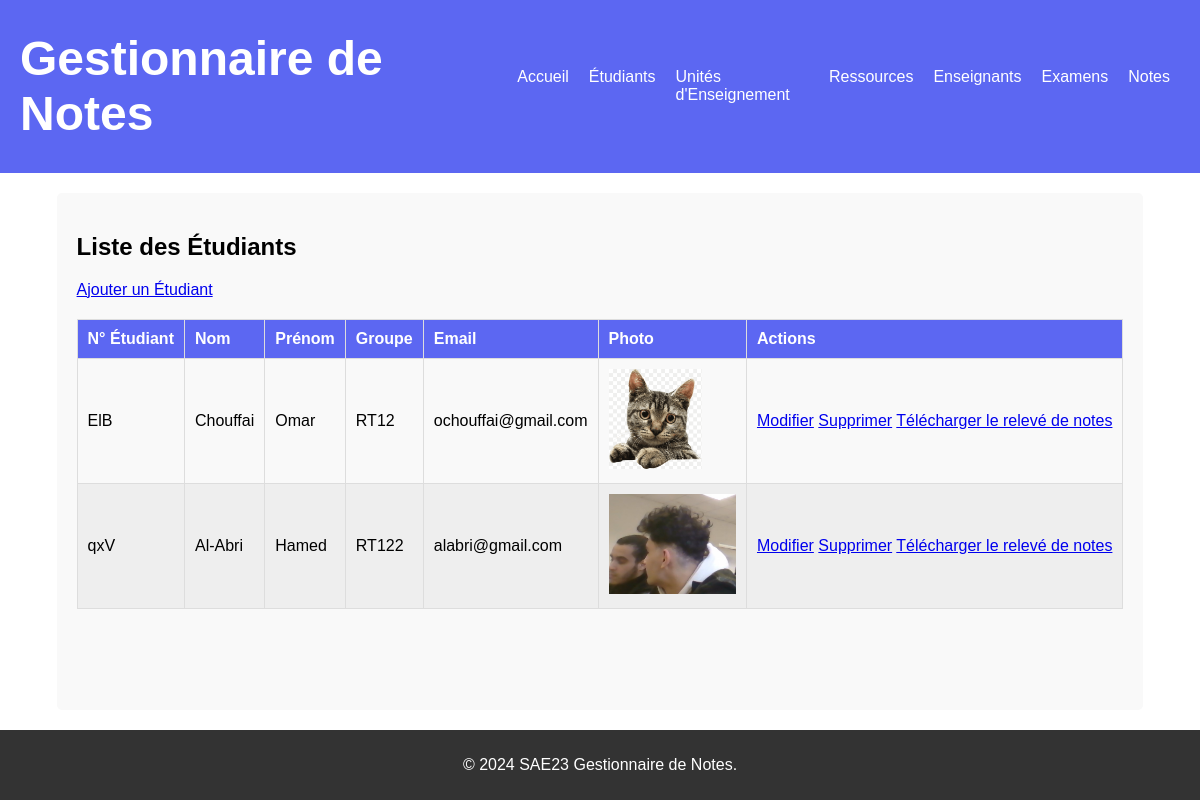
The app's page /etudiants/ with its own data.
### gestionnaire_de_notes/models.py (models this page shows, shortened)
class Etudiant(models.Model):
    numero = models.CharField(max_length=30, unique=True)
    nom = models.CharField(max_length=30)
    prenom = models.CharField(max_length=30)
    groupe = models.CharField(max_length=30)
    photo = models.ImageField(upload_to='gestionnaire_de_notes/media/photo')
    email = models.EmailField(unique=True)

### gestionnaire_de_notes/views.py (the view)
# urls.py: path('etudiants/', views.etudiant_list, name='etudiant_list'),
def etudiant_list(request):
    etudiants = Etudiant.objects.all()
    return render(request, 'gestionnaire_de_notes/Etudiants/liste.html', {'etudiants': etudiants})

### gestionnaire_de_notes/templates/gestionnaire_de_notes/Etudiants/liste.html (shortened to what this page needs)
{% extends 'gestionnaire_de_notes/main.html' %}
{% block content %}
    <h2>Liste des Étudiants</h2>
    <a href="{% url 'etudiant_create' %}">Ajouter un Étudiant</a>
    <table>
        <thead>
            <tr>
                <th>N° Étudiant</th>
                <th>Nom</th>
                <th>Prénom</th>
                <th>Groupe</th>
                <th>Email</th>
                <th>Photo</th>
                <th>Actions</th>
            </tr>
        </thead>
        <tbody>
            {% for etudiant in etudiants %}
                <tr>
                    <td>{{ etudiant.numero }}</td>
                    <td>{{ etudiant.nom }}</td>
                    <td>{{ etudiant.prenom }}</td>
                    <td>{{ etudiant.groupe }}</td>
                    <td>{{ etudiant.email }}</td>
                    <td><img src="{{ etudiant.photo.url }}" alt="Photo de {{ etudiant.nom }}" height="100"></td>
                    <td>
                        <a href="{% url 'etudiant_update' etudiant.pk %}">Modifier</a>
                        <a href="{% url 'etudiant_delete' etudiant.pk %}">Supprimer</a>
                        <a href="{% url 'generate_pdf' etudiant.pk %}">Télécharger le relevé de notes</a>
                    </td>
                </tr>
            {% endfor %}
        </tbody>
    </table>
{% endblock %}

### gestionnaire_de_notes/templates/gestionnaire_de_notes/main.html (shortened to what this page needs)
<!DOCTYPE html>
<html lang="en">
<head>
    {% load static %}
    <link rel="stylesheet" href="{% static 'gestionnaire_de_notes/style.css' %}">
</head>
<body>
    <div class="container">
        <header>
            <div class="navbar">
                <h1 class="logo"><a>Gestionnaire de Notes</a></h1>
                <nav>
                    <ul>
                        <li><a href="{% url 'accueil' %}">Accueil</a></li>
                        <li><a href="{% url 'etudiant_list' %}">Étudiants</a></li>
                        <li><a href="{% url 'ue_list' %}">Unités d'Enseignement</a></li>
                        <li><a href="{% url 'ressourceue_list' %}">Ressources</a></li>
                        <li><a href="{% url 'enseignant_list' %}">Enseignants</a></li>
                        <li><a href="{% url 'examen_list' %}">Examens</a></li>
                        <li><a href="{% url 'note_list' %}">Notes</a></li>
                    </ul>
                </nav>
            </div>
        </header>
        <main>
            {% block content %}{% endblock %}
        </main>
        <footer>
            <p>&copy; 2024 SAE23 Gestionnaire de Notes.</p>
        </footer>
    </div>
</body>
</html>

### gestionnaire_de_notes/static/gestionnaire_de_notes/style.css (style rules this page uses)
html, body { height: 100%; margin: 0; padding: 0; font-family: Arial, sans-serif; }
body { display: flex; flex-direction: column; }
.container { display: flex; flex-direction: column; min-height: 100vh; }
header { background: #5c67f2; color: white; padding: 10px 0; }
.navbar { display: flex; justify-content: space-between; align-items: center; max-width: 1200px; margin: 0 auto; padding: 0 20px; }
.logo a { color: white; text-decoration: none; font-size: 1.5em; transition: transform 0.3s; }
nav ul { list-style: none; margin: 0; padding: 0; display: flex; }
nav ul li { margin: 0 10px; }
nav ul li a { color: white; text-decoration: none; font-size: 1em; transition: color 0.3s, transform 0.3s; }
main { flex: 1; max-width: 1200px; margin: 20px auto; padding: 20px; background: #f9f9f9; border-radius: 5px; }
footer { background: #333; color: white; text-align: center; padding: 10px 0; width: 100%; }
li { transition: transform 0.3s; }
table { width: 100%; border-collapse: collapse; margin-top: 20px; }
th, td { padding: 10px; border: 1px solid #ddd; text-align: left; }
th { background-color: #5c67f2; color: white; }
td { background-color: #f9f9f9; }
tr:nth-child(even) td { background-color: #eee; }

### records on screen
Etudiant: numero "ElB", nom "Chouffai", prenom "Omar", groupe "RT12", email "ochouffai@gmail.com", photo (picture)
Etudiant: numero "qxV", nom "Al-Abri", prenom "Hamed", groupe "RT122", email "alabri@gmail.com", photo (picture)
